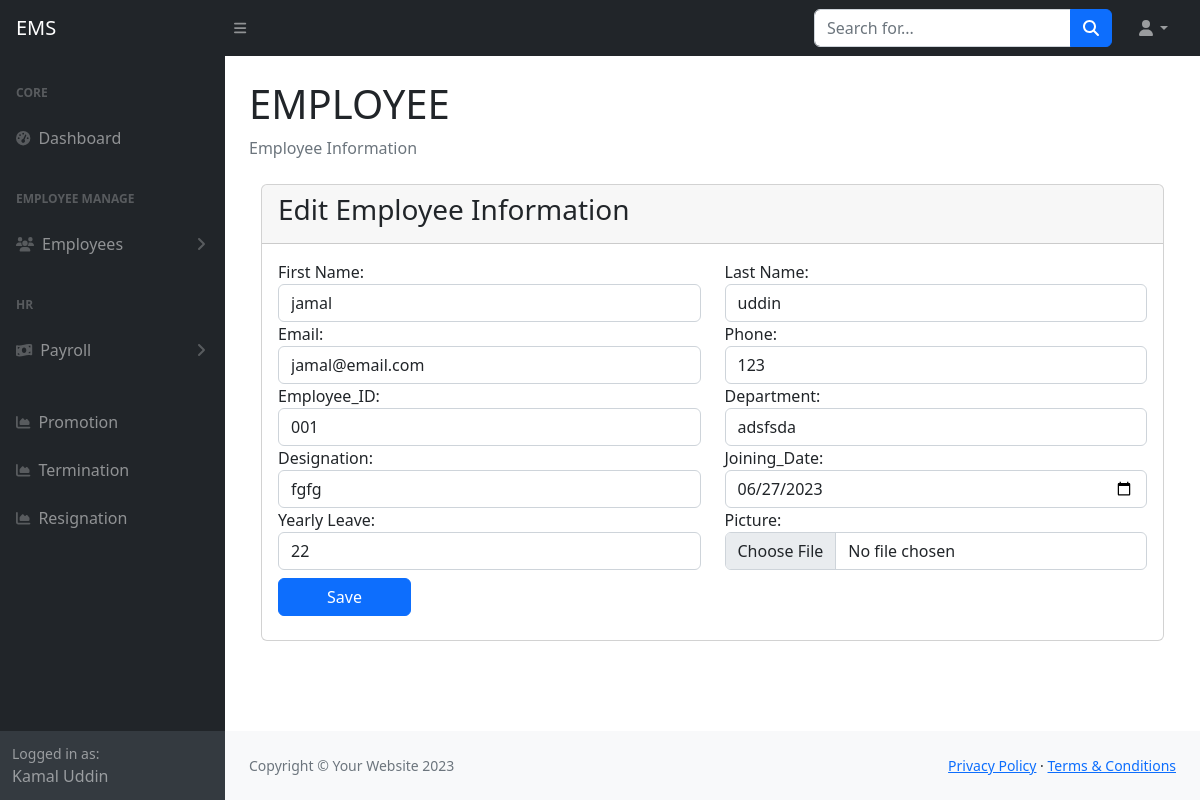
Before: /employee_edit.php?id=1 (signed in) with the older database file.
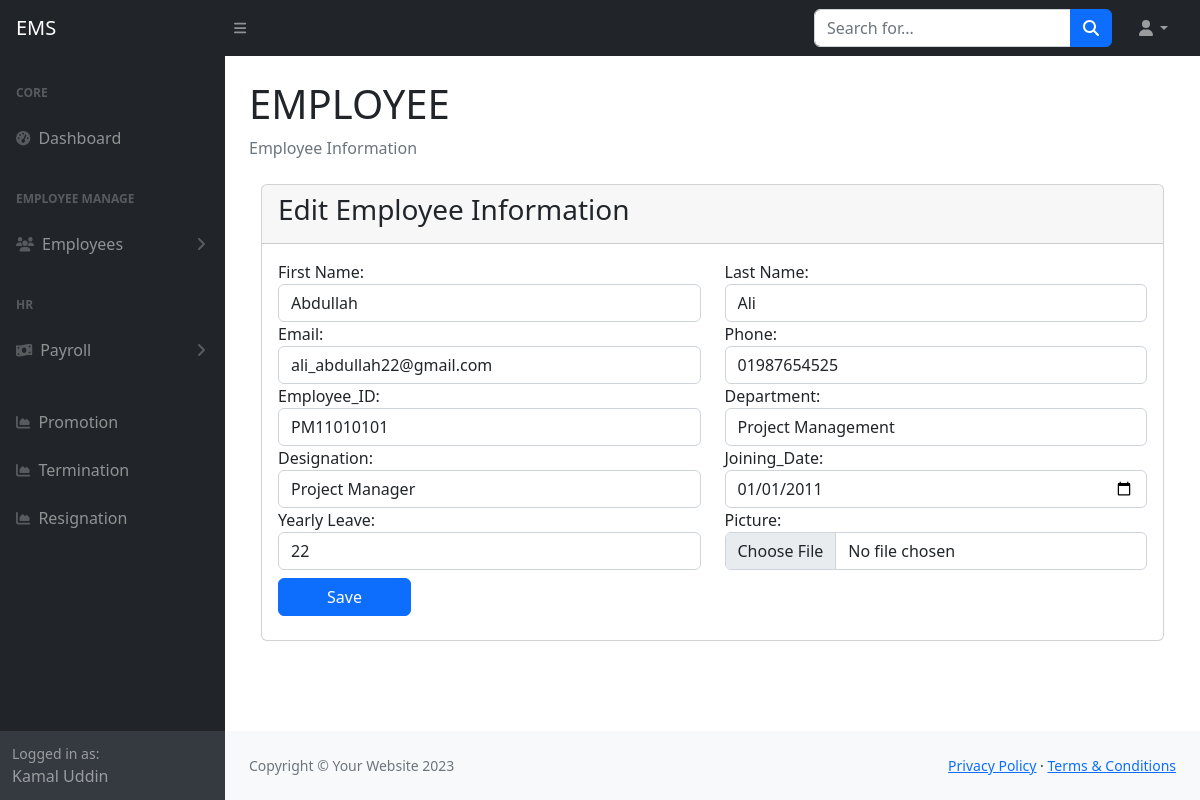
After: the same page with the newer database file.
### tables this page shows
CREATE TABLE `tbl_employees` (
  `id` int(50) NOT NULL,
  `first_name` varchar(255) NOT NULL,
  `last_name` varchar(255) NOT NULL,
  `email` varchar(255) NOT NULL,
  `phone` varchar(15) DEFAULT NULL,
  `employee_id` varchar(255) DEFAULT NULL,
  `department_id` int(11) DEFAULT NULL,
  `designation_id` int(11) DEFAULT NULL,
  `joining_date` date DEFAULT NULL,
  `yearly_leave` int(11) NOT NULL,
  `image` varchar(255) DEFAULT NULL,
  `created_at` datetime DEFAULT NULL,
  `created_by` varchar(255) DEFAULT NULL,
  `updated_at` datetime DEFAULT NULL,
  `updated_by` varchar(255) DEFAULT NULL,
  `deleted_at` datetime DEFAULT NULL
);

CREATE TABLE `tbl_department` (
  `id` int(11) NOT NULL,
  `department_name` varchar(255) NOT NULL,
  `date` date NOT NULL,
  `created_at` datetime NOT NULL,
  `created_by` varchar(255) NOT NULL,
  `updated_at` datetime NOT NULL,
  `updated_by` varchar(255) NOT NULL,
  `deleted_at` datetime NOT NULL
);

CREATE TABLE `tbl_designations` (
  `id` int(11) NOT NULL,
  `designation` varchar(255) NOT NULL,
  `date` date NOT NULL,
  `created_at` datetime NOT NULL,
  `created_by` varchar(255) NOT NULL,
  `updated_at` datetime NOT NULL,
  `updated_by` varchar(255) NOT NULL,
  `deleted_at` datetime DEFAULT NULL
);

### include/settings.php (called while the page is built, shortened)
<?php
    require_once('class/crud.php');
    $mysqli=new crud;
?>

### class/crud.php (called while the page is built, shortened)
<?php
    class crud{
        private $host='localhost';
        private $user='root';
        private $password='';
        private $database='employee';
        private $connection;
        public function __construct(){
            $this->connection=new mysqli($this->host,$this->user,$this->password,$this->database);
        }
        public function common_select($table,$fields='*',$condition=false,$sort_field=false,$sort='ASC'){
            $result=array();
            $error=false;
            $sql="select $fields from $table where deleted_at is null ";
            if(is_array($condition)){
                $sql.=" and ";
                foreach($condition as $k=>$v){
                    $v = $this->connection->real_escape_string($v);
                    $sql.="$k='$v' and ";
                }
                $sql=rtrim($sql,'and ');
            }
            $rs=$this->connection->query($sql);
            if($rs){
                if($rs->num_rows > 0){
                    while($r=$rs->fetch_object()){
                        array_push($result,$r);
                    }
                }
            }else{
                $error=$this->connection->error;
            }
            $return = array('data'=>$result,'error'=>$error);
            return $return;
        }
    }
?>

### employee_edit.php (the view, shortened to what the changed rows need)
<?php require_once('include/header.php') ?>
<?php require_once('include/sidebar.php') ?>
<div class="container-fluid px-4">
    <h1 class="mt-4">EMPLOYEE</h1>
    <section class="content">
      <div class="container-fluid">
        <div class="row">
          <div class="col-md-12">
            <div class="card card-danger">
              <form enctype="multipart/form-data" action="" method="post">
                <?php
                  $where['id']=$_GET['id'];
                  $data=$mysqli->common_select('tbl_employees','*',$where);
                  if(!$data['error'] && count($data['data'])>0)
                    $d=$data['data'][0];
                  else{
                    echo "<h2 class='text-danger text-center'>This url is not correct</h2>";
                    exit;
                  }
                ?>
                <div class="card-body">
                  <div class="row ">
                        <div class="col-sm-6">
                            <div class="form-group">
                            <label>First Name:</label>
                            <input type="text" value="<?= $d->first_name ?>" name="first_name" class="form-control">
                            </div>
                        </div>
                        <div class="col-sm-6">
                            <div class="form-group">
                            <label>Last Name:</label>
                            <input type="text" value="<?= $d->last_name ?>" name="last_name" class="form-control">
                            </div>
                        </div>
                        <div class="col-sm-6">
                            <div class="form-group">
                                <label>Email:</label>
                                <input type="email" value="<?= $d->email ?>" name="email" class="form-control">
                            </div>
                        </div>
                        <div class="col-sm-6">
                            <div class="form-group">
                                <label>Phone:</label>
                                <input type="text" value="<?= $d->phone ?>" name="phone" class="form-control">
                            </div>
                        </div>
                        <div class="col-sm-6">
                            <div class="form-group">
                                <label>Employee_ID:</label>
                                <input type="text" value="<?= $d->employee_id ?>" name="employee_ID" class="form-control">
                            </div>
                        </div>
                        <div class="col-sm-6">
                            <div class="form-group">
                                <label>Department:</label>
                                <select class="form-control" id="department_id" name="department_id">
                                  <?php
                                      $data=$mysqli->common_select('tbl_department');
                                      if(!$data['error']){
                                          foreach($data['data'] as $dt){
                                  ?>
                                      <option <?= $d->department_id==$dt->id?"selected":"" ?> value="<?= $dt->id ?>"><?= $dt->department_name ?></option>
                                  <?php } } ?>
                              </select>
                            </div>
                        </div>
                        <div class="col-sm-6">
                            <div class="form-group">
                                <label>Designation:</label>
                                <select class="form-control" id="designation_id" name="designation_id">
                                  <?php
                                      $data=$mysqli->common_select('tbl_designations');
                                      if(!$data['error']){
                                          foreach($data['data'] as $dt){
                                  ?>
                                      <option <?= $d->designation_id==$dt->id?"selected":"" ?> value="<?= $dt->id ?>"><?= $dt->designation ?></option>
                                  <?php } } ?>
                              </select>
                            </div>
                        </div>
                        <div class="col-sm-6">
                          <div class="form-group">
                            <label>Joining_Date:</label>
                            <input type="date" value="<?= $d->joining_date ?>" name="joining_date" class="form-control">
                          </div>
                        </div>
                        <div class="col-sm-6">
                            <div class="form-group">
                                <label>Yearly Leave:</label>
                                <input type="text" value="<?= $d->yearly_leave ?>" name="yearly_leave" class="form-control">
                            </div>
                        </div>
                  </div>
                </div>
              </form>
            </div>
          </div>
        </div>
      </div>
    </section>
</div>
<?php require_once('include/footer.php') ?>

Changed rows visible on the page:
changed tbl_employees: first_name "jamal" → "Abdullah"; last_name "uddin" → "Ali"; email "jamal@email.com" → "ali_abdullah22@gmail.com"; phone "123" → "01987654525"; employee_ID "001" → "PM11010101"; department_id "adsfsda" → "Project Management"; designation_id "fgfg" → "Project Manager"; joining_date "06/27/2023" → "01/01/2011"
